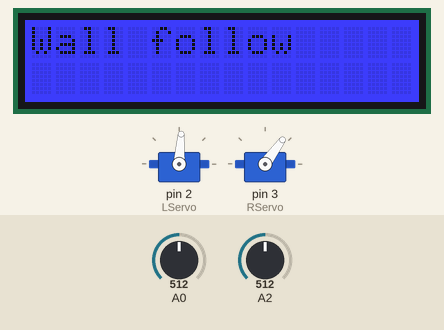
Recording of a sketch running on a simulated Arduino Uno, built with avr-gcc and run on an emulated ATmega328P. Shown: 2 × servo, 16×2 character LCD. The test bench sets the inputs (shaded band); at power-on: A2 = 512, A0 = 512. What the sketch prints to the serial monitor is not drawn.

Above: at 7.7 s.
7.8 s: A2 set to 264
9.3 s: A2 set to 235
10.8 s: A0 set to 124
At 11.6 s:
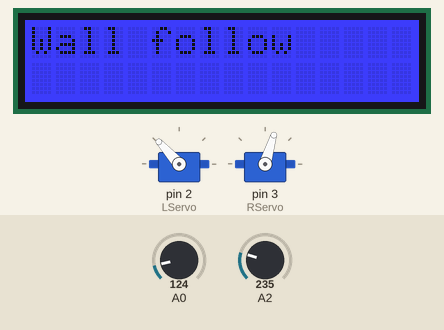
13.8 s: A0 set to 143
At 14.2 s:
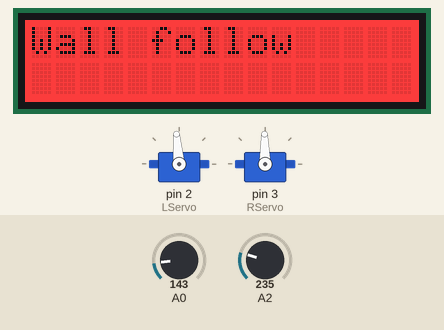
15.3 s: A2 set to 184
16.8 s: A2 set to 154
At 17.9 s:
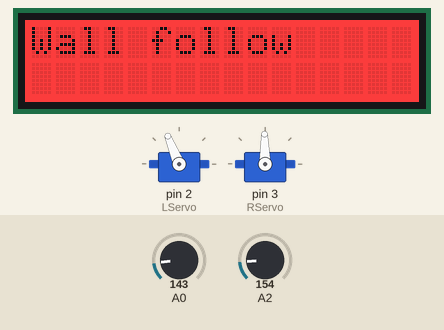
Timing chart, 0 to 19.3 s (numbered marks = the images above; inputs shaded):
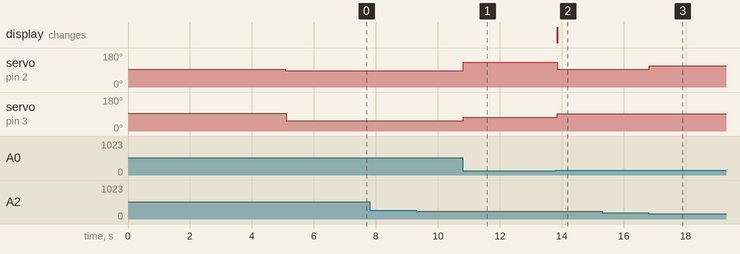

The sketch:

wallFollowing.ino.ino
```cpp
// include the library code:
#include <Wire.h>
#include <Adafruit_RGBLCDShield.h>
#include <Adafruit_MCP23017.h>
#include <Servo.h>
#include "MySharpSensor.h"
Adafruit_RGBLCDShield lcd = Adafruit_RGBLCDShield();

#define RED 0x1
#define YELLOW 0x3
#define GREEN 0x2
#define TEAL 0x6
#define BLUE 0x4
#define VIOLET 0x5
#define WHITE 0x7

Servo LServo, RServo;

const int SFSensor = A0;
const int SLSensor = A1;
const int SRSensor = A2;
const int LFSensor = A3;

void setup() {
  LServo.attach(2);
  RServo.attach(3);

  LServo.writeMicroseconds(1500);
  RServo.writeMicroseconds(1500);

  Serial.begin(9600);
  lcd.begin(16, 2);

  lcd.print("Wall follow");
  lcd.setCursor(1, 6);

  lcd.setBacklight(BLUE);
  delay(5000);
}
 float frontD ;
   float rightD ;
void loop() {
   frontD = measure(1);
   rightD = measure(2);

   if ( rightD> 4 && rightD < 6 && frontD >5){
  if((frontD > 8)){
      LServo.writeMicroseconds(1900);
      RServo.writeMicroseconds(1300);
  }else if (frontD <8 && frontD > 4){
     LServo.writeMicroseconds(1520);
     RServo.writeMicroseconds(1480);
     lcd.setBacklight(RED);
     }
   }
   else if( rightD < 4 || frontD< 5){
     LServo.writeMicroseconds(1430);
      delay(20);
      RServo.writeMicroseconds(1100);
      delay(20);
    }
   else if ( rightD > 6){
      LServo.writeMicroseconds(1700);
      delay(20);
      RServo.writeMicroseconds(1480);
      delay(20);
      }
   else {
    LServo.writeMicroseconds(1500);
     RServo.writeMicroseconds(1500);
    }

/*
     else if(frontD > 6){
       RServo.writeMicroseconds(1530);
      delay(20);
      LServo.writeMicroseconds(1400);
      delay(20);
    } */
  delay(10);
}
float y;
float measure(int sensor) {
  takeNewMaeasurement(sensor);
  takeNewMaeasurement(sensor);
  takeNewMaeasurement(sensor);
  takeNewMaeasurement(sensor);
  takeNewMaeasurement(sensor);

   y = getCombinedDistance(sensor);
    Serial.println("combined value");
   Serial.println(y);
  b=0;
  c=0;
  return y;
  }
```

MySharpSensor.h
```cpp
#ifndef __MY_SHARP_SENSOR__
#define __MY_SHARP_SENSOR__


Servo LWheel, RWheel;
//this function takes as input the value obtained by a short distance sensor,
//and it should return its respective value in inches
float shortToInches(int value) {
  float inches;
  inches =  1359.649606 * pow(value, -1.055966 ) ;
  return inches;
}

//this function takes as input the value obtained by the long distance sensor,
//and it should return its respective value in inches
float longToInches(int value) {
  float inches;
  inches = 4192.936 * pow(value, -0.935) - 3.937;
  return inches;
}


//the following two functions are meant for combining (taking the mean, median or etc) multiple measurements

//this function should read and store a new measurement taken with sensor given by the parameter 'sensor'
#define SLEFT   0
#define SSFRONT 1
#define SRIGHT  2
#define SLONG   3
float measureLong[10];
float measureR[10];
float measureL[10];
float measureF[10];


int a = 0, b = 0, c = 0, d = 0;
float in;
void insertionsort(float* data, int size) {
  float temp;
  int j;
 for (int i = 0; i < size; i++)
  {
   j = i;
    while (j > 0 && (data[j] < data[j - 1]))
   {
      temp = data[j];
      data[j] = data[j - 1];
     data[j - 1] = temp;
    j--;
    }
  }
}
void takeNewMaeasurement  (int sensor) {
  if ( sensor == 0) {
    float SensorValue = analogRead(A3);
    in = shortToInches (SensorValue);
    Serial.println(in);
    measureL [a] = in;
    a++;
  }
  else if ( sensor == 1) {
    float SensorValue = analogRead(A0);
    in = shortToInches (SensorValue);
   // Serial.println(in);

    measureF [b] = in;
    b++;
  } else if ( sensor == 2) {
    float SensorValue = analogRead(A2);
    in = shortToInches(SensorValue);
    measureR [c] = in;
    c++;
  }
  else if (sensor == 3) {
    float SensorValue = analogRead(A3);
    in = longToInches(SensorValue);
    measureLong [d] = in;
    d++;
  }

}


//this function should combine the last N measurement taken with sensor 'sensor' and return the result.
//You are free to chose the value of N

float getCombinedDistance  (int sensor) {
  float value;
  if ( sensor == 0) {
   insertionsort(measureL, 5 );
    value = measureL [2] ;
    return value;
  }
  else if ( sensor == 1) {
    insertionsort(measureF, 5 );
    value = measureF [2] ;
    return value;
  } else if ( sensor == 2) {
    insertionsort(measureR, 5 );
    value = measureR [2] ;
    return value;
  }
  else if (sensor == 3) {
    insertionsort(measureLong, 5 );
    value = measureLong [2] ;
    return value;
}
}


#endif
```

Measured:
- the behaviour switches between 129 and 130 on A0 (found by bisection; images 1 and 2)
- the behaviour switches between 170 and 169 on A2 (found by bisection; images 2 and 3)
- after the input at 7.8 s, every drawn part: stays the same
- after the input at 9.3 s, every drawn part: stays the same
- after the input at 10.8 s, servo on pin 2 (LServo): 86° → 132° at once; servo on pin 3 (RServo): 54° → 73° at once
- after the input at 13.8 s, servo on pin 2 (LServo): 132° → 95° after 0.05 s; servo on pin 3 (RServo): 73° → 91° after 0.05 s; the display: changes after 0.05 s (image 2)
- after the input at 15.3 s, every drawn part: stays the same
- after the input at 16.8 s, servo on pin 2 (LServo): 95° → 112° at once
